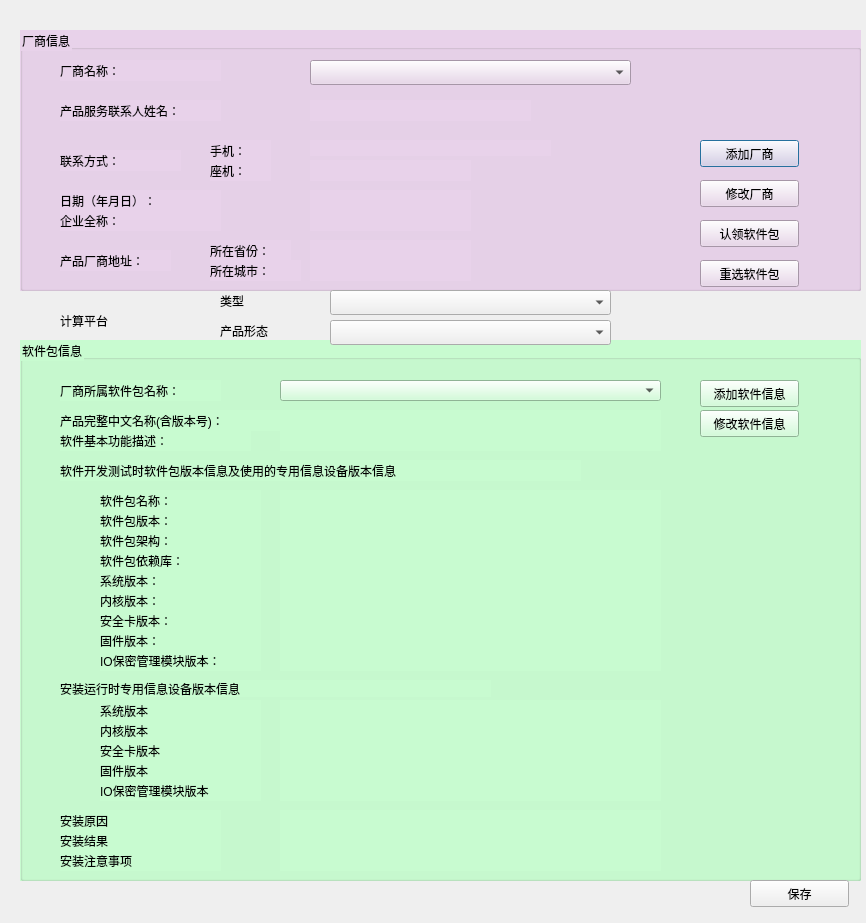
<?xml version="1.0" encoding="UTF-8"?>
<ui version="4.0">
 <class>SignInfoTable</class>
 <widget class="QDialog" name="SignInfoTable">
  <property name="geometry">
   <rect>
    <x>0</x>
    <y>0</y>
    <width>866</width>
    <height>923</height>
   </rect>
  </property>
  <property name="windowTitle">
   <string>SignInfoTable</string>
  </property>
  <widget class="QGroupBox" name="groupBox">
   <property name="geometry">
    <rect>
     <x>20</x>
     <y>30</y>
     <width>841</width>
     <height>261</height>
    </rect>
   </property>
   <property name="styleSheet">
    <string notr="true">background-color: rgb(232, 210, 234);</string>
   </property>
   <property name="title">
    <string>厂商信息</string>
   </property>
   <widget class="QLabel" name="province">
    <property name="geometry">
     <rect>
      <x>190</x>
      <y>210</y>
      <width>81</width>
      <height>21</height>
     </rect>
    </property>
    <property name="text">
     <string>所在省份：</string>
    </property>
   </widget>
   <widget class="QLabel" name="mobilePhone">
    <property name="geometry">
     <rect>
      <x>190</x>
      <y>110</y>
      <width>61</width>
      <height>21</height>
     </rect>
    </property>
    <property name="text">
     <string>手机：</string>
    </property>
   </widget>
   <widget class="QLabel" name="contactInfo">
    <property name="geometry">
     <rect>
      <x>40</x>
      <y>120</y>
      <width>121</width>
      <height>21</height>
     </rect>
    </property>
    <property name="text">
     <string>联系方式：</string>
    </property>
   </widget>
   <widget class="QLabel" name="productInfoLabel">
    <property name="geometry">
     <rect>
      <x>40</x>
      <y>550</y>
      <width>161</width>
      <height>21</height>
     </rect>
    </property>
    <property name="text">
     <string>软件基本功能描述</string>
    </property>
   </widget>
   <widget class="QLabel" name="date">
    <property name="geometry">
     <rect>
      <x>40</x>
      <y>160</y>
      <width>161</width>
      <height>21</height>
     </rect>
    </property>
    <property name="text">
     <string>日期（年月日）：</string>
    </property>
   </widget>
   <widget class="QLabel" name="companyName">
    <property name="geometry">
     <rect>
      <x>40</x>
      <y>180</y>
      <width>161</width>
      <height>21</height>
     </rect>
    </property>
    <property name="text">
     <string>企业全称：</string>
    </property>
   </widget>
   <widget class="QLabel" name="city">
    <property name="geometry">
     <rect>
      <x>190</x>
      <y>230</y>
      <width>91</width>
      <height>21</height>
     </rect>
    </property>
    <property name="text">
     <string>所在城市：</string>
    </property>
   </widget>
   <widget class="QLineEdit" name="productInfoLineEdit">
    <property name="geometry">
     <rect>
      <x>280</x>
      <y>550</y>
      <width>381</width>
      <height>21</height>
     </rect>
    </property>
   </widget>
   <widget class="QLabel" name="telephone">
    <property name="geometry">
     <rect>
      <x>190</x>
      <y>130</y>
      <width>61</width>
      <height>21</height>
     </rect>
    </property>
    <property name="text">
     <string>座机：</string>
    </property>
   </widget>
   <widget class="QLabel" name="addressInfo">
    <property name="geometry">
     <rect>
      <x>40</x>
      <y>220</y>
      <width>111</width>
      <height>21</height>
     </rect>
    </property>
    <property name="text">
     <string>产品厂商地址：</string>
    </property>
   </widget>
   <widget class="QLabel" name="contactName">
    <property name="geometry">
     <rect>
      <x>40</x>
      <y>70</y>
      <width>161</width>
      <height>21</height>
     </rect>
    </property>
    <property name="text">
     <string>产品服务联系人姓名：</string>
    </property>
   </widget>
   <widget class="QLabel" name="contactNameLabel">
    <property name="geometry">
     <rect>
      <x>290</x>
      <y>70</y>
      <width>221</width>
      <height>21</height>
     </rect>
    </property>
    <property name="text">
     <string/>
    </property>
   </widget>
   <widget class="QLabel" name="mobilePhoneLabel">
    <property name="geometry">
     <rect>
      <x>290</x>
      <y>110</y>
      <width>241</width>
      <height>16</height>
     </rect>
    </property>
    <property name="text">
     <string/>
    </property>
   </widget>
   <widget class="QLabel" name="telephoneLabel">
    <property name="geometry">
     <rect>
      <x>290</x>
      <y>130</y>
      <width>161</width>
      <height>21</height>
     </rect>
    </property>
    <property name="text">
     <string/>
    </property>
   </widget>
   <widget class="QLabel" name="dateLabel">
    <property name="geometry">
     <rect>
      <x>290</x>
      <y>160</y>
      <width>161</width>
      <height>21</height>
     </rect>
    </property>
    <property name="text">
     <string/>
    </property>
   </widget>
   <widget class="QLabel" name="companyNameLabel">
    <property name="geometry">
     <rect>
      <x>290</x>
      <y>180</y>
      <width>161</width>
      <height>21</height>
     </rect>
    </property>
    <property name="text">
     <string/>
    </property>
   </widget>
   <widget class="QLabel" name="provinceLabel">
    <property name="geometry">
     <rect>
      <x>290</x>
      <y>210</y>
      <width>161</width>
      <height>21</height>
     </rect>
    </property>
    <property name="text">
     <string/>
    </property>
   </widget>
   <widget class="QLabel" name="cityLabel">
    <property name="geometry">
     <rect>
      <x>290</x>
      <y>230</y>
      <width>161</width>
      <height>21</height>
     </rect>
    </property>
    <property name="text">
     <string/>
    </property>
   </widget>
   <widget class="QComboBox" name="companyComboBox">
    <property name="geometry">
     <rect>
      <x>290</x>
      <y>30</y>
      <width>321</width>
      <height>25</height>
     </rect>
    </property>
   </widget>
   <widget class="QPushButton" name="addCompanyButton">
    <property name="geometry">
     <rect>
      <x>680</x>
      <y>110</y>
      <width>99</width>
      <height>27</height>
     </rect>
    </property>
    <property name="text">
     <string>添加厂商</string>
    </property>
   </widget>
   <widget class="QPushButton" name="changeCompanyButton">
    <property name="geometry">
     <rect>
      <x>680</x>
      <y>150</y>
      <width>99</width>
      <height>27</height>
     </rect>
    </property>
    <property name="text">
     <string>修改厂商</string>
    </property>
   </widget>
   <widget class="QPushButton" name="selectPkgButton">
    <property name="geometry">
     <rect>
      <x>680</x>
      <y>190</y>
      <width>99</width>
      <height>27</height>
     </rect>
    </property>
    <property name="text">
     <string>认领软件包</string>
    </property>
   </widget>
   <widget class="QLabel" name="packageLabel">
    <property name="geometry">
     <rect>
      <x>40</x>
      <y>30</y>
      <width>161</width>
      <height>21</height>
     </rect>
    </property>
    <property name="text">
     <string>厂商名称：</string>
    </property>
   </widget>
   <widget class="QPushButton" name="reSelectPkgButton">
    <property name="geometry">
     <rect>
      <x>680</x>
      <y>230</y>
      <width>99</width>
      <height>27</height>
     </rect>
    </property>
    <property name="text">
     <string>重选软件包</string>
    </property>
   </widget>
  </widget>
  <widget class="QLabel" name="formLabel">
   <property name="geometry">
    <rect>
     <x>220</x>
     <y>320</y>
     <width>161</width>
     <height>21</height>
    </rect>
   </property>
   <property name="text">
    <string>产品形态</string>
   </property>
  </widget>
  <widget class="QLabel" name="typeLabel">
   <property name="geometry">
    <rect>
     <x>220</x>
     <y>290</y>
     <width>161</width>
     <height>21</height>
    </rect>
   </property>
   <property name="text">
    <string>类型</string>
   </property>
  </widget>
  <widget class="QLabel" name="platformLabel">
   <property name="geometry">
    <rect>
     <x>60</x>
     <y>310</y>
     <width>161</width>
     <height>21</height>
    </rect>
   </property>
   <property name="text">
    <string>计算平台</string>
   </property>
  </widget>
  <widget class="QGroupBox" name="groupBox_2">
   <property name="geometry">
    <rect>
     <x>20</x>
     <y>340</y>
     <width>841</width>
     <height>541</height>
    </rect>
   </property>
   <property name="styleSheet">
    <string notr="true">background-color: rgb(200, 251, 208);</string>
   </property>
   <property name="title">
    <string>软件包信息</string>
   </property>
   <widget class="QLabel" name="developmentFirmwareVersionlabel">
    <property name="geometry">
     <rect>
      <x>80</x>
      <y>290</y>
      <width>161</width>
      <height>21</height>
     </rect>
    </property>
    <property name="text">
     <string>固件版本：</string>
    </property>
   </widget>
   <widget class="QLabel" name="runtimeOsVersionlabel">
    <property name="geometry">
     <rect>
      <x>80</x>
      <y>360</y>
      <width>161</width>
      <height>21</height>
     </rect>
    </property>
    <property name="text">
     <string>系统版本</string>
    </property>
   </widget>
   <widget class="QLabel" name="installReasonlabel">
    <property name="geometry">
     <rect>
      <x>40</x>
      <y>470</y>
      <width>161</width>
      <height>21</height>
     </rect>
    </property>
    <property name="text">
     <string>安装原因</string>
    </property>
   </widget>
   <widget class="QLabel" name="pkgNamelabel">
    <property name="geometry">
     <rect>
      <x>80</x>
      <y>150</y>
      <width>161</width>
      <height>21</height>
     </rect>
    </property>
    <property name="text">
     <string>软件包名称：</string>
    </property>
   </widget>
   <widget class="QLabel" name="installWarninglabel">
    <property name="geometry">
     <rect>
      <x>40</x>
      <y>510</y>
      <width>161</width>
      <height>21</height>
     </rect>
    </property>
    <property name="text">
     <string>安装注意事项</string>
    </property>
   </widget>
   <widget class="QLabel" name="runtimeFirmwareVersionlabel">
    <property name="geometry">
     <rect>
      <x>80</x>
      <y>420</y>
      <width>161</width>
      <height>21</height>
     </rect>
    </property>
    <property name="text">
     <string>固件版本</string>
    </property>
   </widget>
   <widget class="QLabel" name="pkgArchlabel">
    <property name="geometry">
     <rect>
      <x>80</x>
      <y>190</y>
      <width>161</width>
      <height>21</height>
     </rect>
    </property>
    <property name="text">
     <string>软件包架构：</string>
    </property>
   </widget>
   <widget class="QLabel" name="developmentKernelVersionlabel">
    <property name="geometry">
     <rect>
      <x>80</x>
      <y>250</y>
      <width>161</width>
      <height>21</height>
     </rect>
    </property>
    <property name="text">
     <string>内核版本：</string>
    </property>
   </widget>
   <widget class="QLabel" name="pkgDependencylabel">
    <property name="geometry">
     <rect>
      <x>80</x>
      <y>210</y>
      <width>161</width>
      <height>21</height>
     </rect>
    </property>
    <property name="text">
     <string>软件包依赖库：</string>
    </property>
   </widget>
   <widget class="QLabel" name="runtimeKernelVersionlabel">
    <property name="geometry">
     <rect>
      <x>80</x>
      <y>380</y>
      <width>161</width>
      <height>21</height>
     </rect>
    </property>
    <property name="text">
     <string>内核版本</string>
    </property>
   </widget>
   <widget class="QLabel" name="developmentIoModuleVersionlabel">
    <property name="geometry">
     <rect>
      <x>80</x>
      <y>310</y>
      <width>161</width>
      <height>21</height>
     </rect>
    </property>
    <property name="text">
     <string>IO保密管理模块版本：</string>
    </property>
   </widget>
   <widget class="QLabel" name="installResultlabel">
    <property name="geometry">
     <rect>
      <x>40</x>
      <y>490</y>
      <width>161</width>
      <height>21</height>
     </rect>
    </property>
    <property name="text">
     <string>安装结果</string>
    </property>
   </widget>
   <widget class="QLabel" name="runtimeIoModuleVersionlabel">
    <property name="geometry">
     <rect>
      <x>80</x>
      <y>440</y>
      <width>161</width>
      <height>21</height>
     </rect>
    </property>
    <property name="text">
     <string>IO保密管理模块版本</string>
    </property>
   </widget>
   <widget class="QLabel" name="pkgVersionlabel">
    <property name="geometry">
     <rect>
      <x>80</x>
      <y>170</y>
      <width>161</width>
      <height>21</height>
     </rect>
    </property>
    <property name="text">
     <string>软件包版本：</string>
    </property>
   </widget>
   <widget class="QLabel" name="runtimeSocVersionlabel">
    <property name="geometry">
     <rect>
      <x>80</x>
      <y>400</y>
      <width>161</width>
      <height>21</height>
     </rect>
    </property>
    <property name="text">
     <string>安全卡版本</string>
    </property>
   </widget>
   <widget class="QLabel" name="developmentSocVersionlabel">
    <property name="geometry">
     <rect>
      <x>80</x>
      <y>270</y>
      <width>161</width>
      <height>21</height>
     </rect>
    </property>
    <property name="text">
     <string>安全卡版本：</string>
    </property>
   </widget>
   <widget class="QLabel" name="developmentOsVersionlabel">
    <property name="geometry">
     <rect>
      <x>80</x>
      <y>230</y>
      <width>161</width>
      <height>21</height>
     </rect>
    </property>
    <property name="text">
     <string>系统版本：</string>
    </property>
   </widget>
   <widget class="QLabel" name="companyLabel_2">
    <property name="geometry">
     <rect>
      <x>40</x>
      <y>40</y>
      <width>161</width>
      <height>21</height>
     </rect>
    </property>
    <property name="text">
     <string>厂商所属软件包名称：</string>
    </property>
   </widget>
   <widget class="QComboBox" name="packageComboBox">
    <property name="geometry">
     <rect>
      <x>260</x>
      <y>40</y>
      <width>381</width>
      <height>21</height>
     </rect>
    </property>
   </widget>
   <widget class="QLabel" name="productNameLabel">
    <property name="geometry">
     <rect>
      <x>260</x>
      <y>70</y>
      <width>381</width>
      <height>21</height>
     </rect>
    </property>
    <property name="text">
     <string/>
    </property>
   </widget>
   <widget class="QLabel" name="productNamelabel">
    <property name="geometry">
     <rect>
      <x>40</x>
      <y>70</y>
      <width>221</width>
      <height>21</height>
     </rect>
    </property>
    <property name="text">
     <string>产品完整中文名称(含版本号)：</string>
    </property>
   </widget>
   <widget class="QPushButton" name="addPkgButton">
    <property name="geometry">
     <rect>
      <x>680</x>
      <y>40</y>
      <width>99</width>
      <height>27</height>
     </rect>
    </property>
    <property name="text">
     <string>添加软件信息</string>
    </property>
   </widget>
   <widget class="QPushButton" name="changePkgButton">
    <property name="geometry">
     <rect>
      <x>680</x>
      <y>70</y>
      <width>99</width>
      <height>27</height>
     </rect>
    </property>
    <property name="text">
     <string>修改软件信息</string>
    </property>
   </widget>
   <widget class="QLabel" name="pkgNameLabel">
    <property name="geometry">
     <rect>
      <x>260</x>
      <y>150</y>
      <width>381</width>
      <height>21</height>
     </rect>
    </property>
    <property name="text">
     <string/>
    </property>
   </widget>
   <widget class="QLabel" name="pkgVersionLabel">
    <property name="geometry">
     <rect>
      <x>260</x>
      <y>170</y>
      <width>381</width>
      <height>21</height>
     </rect>
    </property>
    <property name="text">
     <string/>
    </property>
   </widget>
   <widget class="QLabel" name="pkgArchLabel">
    <property name="geometry">
     <rect>
      <x>260</x>
      <y>190</y>
      <width>381</width>
      <height>21</height>
     </rect>
    </property>
    <property name="text">
     <string/>
    </property>
   </widget>
   <widget class="QLabel" name="pkgDependencyLabel">
    <property name="geometry">
     <rect>
      <x>260</x>
      <y>210</y>
      <width>381</width>
      <height>21</height>
     </rect>
    </property>
    <property name="text">
     <string/>
    </property>
   </widget>
   <widget class="QLabel" name="developmentOsVersionLabel">
    <property name="geometry">
     <rect>
      <x>260</x>
      <y>230</y>
      <width>381</width>
      <height>21</height>
     </rect>
    </property>
    <property name="text">
     <string/>
    </property>
   </widget>
   <widget class="QLabel" name="developmentKernelVersionLabel">
    <property name="geometry">
     <rect>
      <x>260</x>
      <y>250</y>
      <width>381</width>
      <height>21</height>
     </rect>
    </property>
    <property name="text">
     <string/>
    </property>
   </widget>
   <widget class="QLabel" name="developmentSocVersionLabel">
    <property name="geometry">
     <rect>
      <x>260</x>
      <y>270</y>
      <width>381</width>
      <height>21</height>
     </rect>
    </property>
    <property name="text">
     <string/>
    </property>
   </widget>
   <widget class="QLabel" name="developmentIoModuleVersionLabel">
    <property name="geometry">
     <rect>
      <x>260</x>
      <y>310</y>
      <width>381</width>
      <height>21</height>
     </rect>
    </property>
    <property name="text">
     <string/>
    </property>
   </widget>
   <widget class="QLabel" name="developmentFirmwareVersionLabel">
    <property name="geometry">
     <rect>
      <x>260</x>
      <y>290</y>
      <width>381</width>
      <height>21</height>
     </rect>
    </property>
    <property name="text">
     <string/>
    </property>
   </widget>
   <widget class="QLabel" name="runtimeFirmwareVersionLabel">
    <property name="geometry">
     <rect>
      <x>260</x>
      <y>420</y>
      <width>381</width>
      <height>21</height>
     </rect>
    </property>
    <property name="text">
     <string/>
    </property>
   </widget>
   <widget class="QLabel" name="runtimeSocVersionLabel">
    <property name="geometry">
     <rect>
      <x>260</x>
      <y>400</y>
      <width>381</width>
      <height>21</height>
     </rect>
    </property>
    <property name="text">
     <string/>
    </property>
   </widget>
   <widget class="QLabel" name="runtimeKernelVersionLabel">
    <property name="geometry">
     <rect>
      <x>260</x>
      <y>380</y>
      <width>381</width>
      <height>21</height>
     </rect>
    </property>
    <property name="text">
     <string/>
    </property>
   </widget>
   <widget class="QLabel" name="runtimeIoModuleVersionLabel">
    <property name="geometry">
     <rect>
      <x>260</x>
      <y>440</y>
      <width>381</width>
      <height>21</height>
     </rect>
    </property>
    <property name="text">
     <string/>
    </property>
   </widget>
   <widget class="QLabel" name="runtimeOsVersionLabel">
    <property name="geometry">
     <rect>
      <x>260</x>
      <y>360</y>
      <width>381</width>
      <height>21</height>
     </rect>
    </property>
    <property name="text">
     <string/>
    </property>
   </widget>
   <widget class="QLabel" name="label_15">
    <property name="geometry">
     <rect>
      <x>40</x>
      <y>120</y>
      <width>521</width>
      <height>21</height>
     </rect>
    </property>
    <property name="text">
     <string>软件开发测试时软件包版本信息及使用的专用信息设备版本信息</string>
    </property>
   </widget>
   <widget class="QLabel" name="label_16">
    <property name="geometry">
     <rect>
      <x>40</x>
      <y>340</y>
      <width>431</width>
      <height>17</height>
     </rect>
    </property>
    <property name="text">
     <string>安装运行时专用信息设备版本信息</string>
    </property>
   </widget>
   <widget class="QLabel" name="installWarningLabel">
    <property name="geometry">
     <rect>
      <x>260</x>
      <y>510</y>
      <width>381</width>
      <height>21</height>
     </rect>
    </property>
    <property name="text">
     <string/>
    </property>
   </widget>
   <widget class="QLabel" name="installResultLabel">
    <property name="geometry">
     <rect>
      <x>260</x>
      <y>490</y>
      <width>381</width>
      <height>21</height>
     </rect>
    </property>
    <property name="text">
     <string/>
    </property>
   </widget>
   <widget class="QLabel" name="installReasonLabel">
    <property name="geometry">
     <rect>
      <x>260</x>
      <y>470</y>
      <width>381</width>
      <height>21</height>
     </rect>
    </property>
    <property name="text">
     <string/>
    </property>
   </widget>
   <widget class="QLabel" name="descLabel">
    <property name="geometry">
     <rect>
      <x>260</x>
      <y>90</y>
      <width>381</width>
      <height>21</height>
     </rect>
    </property>
    <property name="text">
     <string/>
    </property>
   </widget>
   <widget class="QLabel" name="desclabel">
    <property name="geometry">
     <rect>
      <x>40</x>
      <y>90</y>
      <width>191</width>
      <height>21</height>
     </rect>
    </property>
    <property name="text">
     <string>软件基本功能描述：</string>
    </property>
   </widget>
  </widget>
  <widget class="QComboBox" name="typeComboBox">
   <property name="geometry">
    <rect>
     <x>330</x>
     <y>290</y>
     <width>281</width>
     <height>25</height>
    </rect>
   </property>
  </widget>
  <widget class="QComboBox" name="formComboBox">
   <property name="geometry">
    <rect>
     <x>330</x>
     <y>320</y>
     <width>281</width>
     <height>25</height>
    </rect>
   </property>
  </widget>
  <widget class="QPushButton" name="saveButton">
   <property name="geometry">
    <rect>
     <x>750</x>
     <y>880</y>
     <width>99</width>
     <height>27</height>
    </rect>
   </property>
   <property name="text">
    <string>保存</string>
   </property>
  </widget>
 </widget>
 <layoutdefault spacing="6" margin="11"/>
 <resources/>
 <connections/>
</ui>
